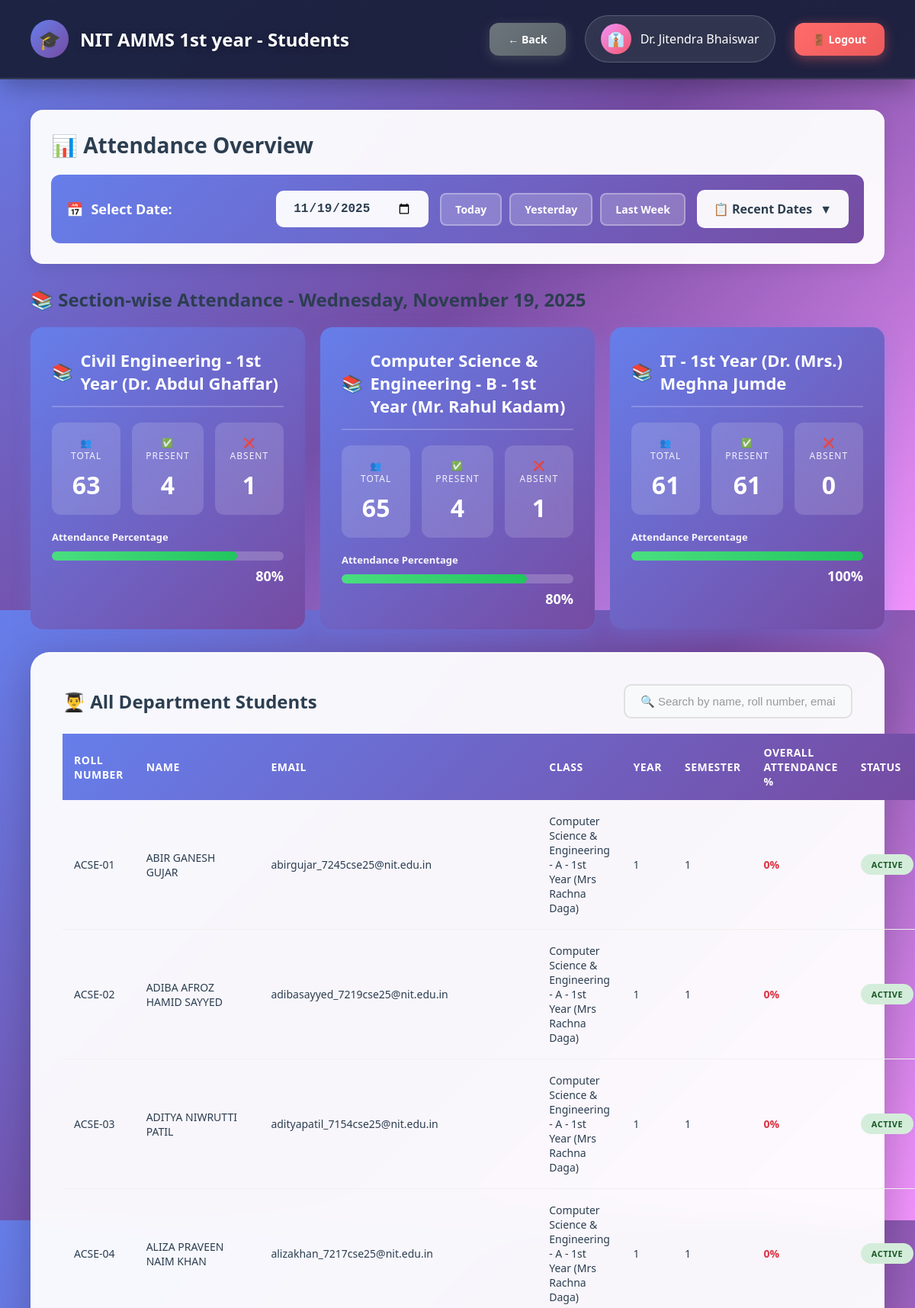
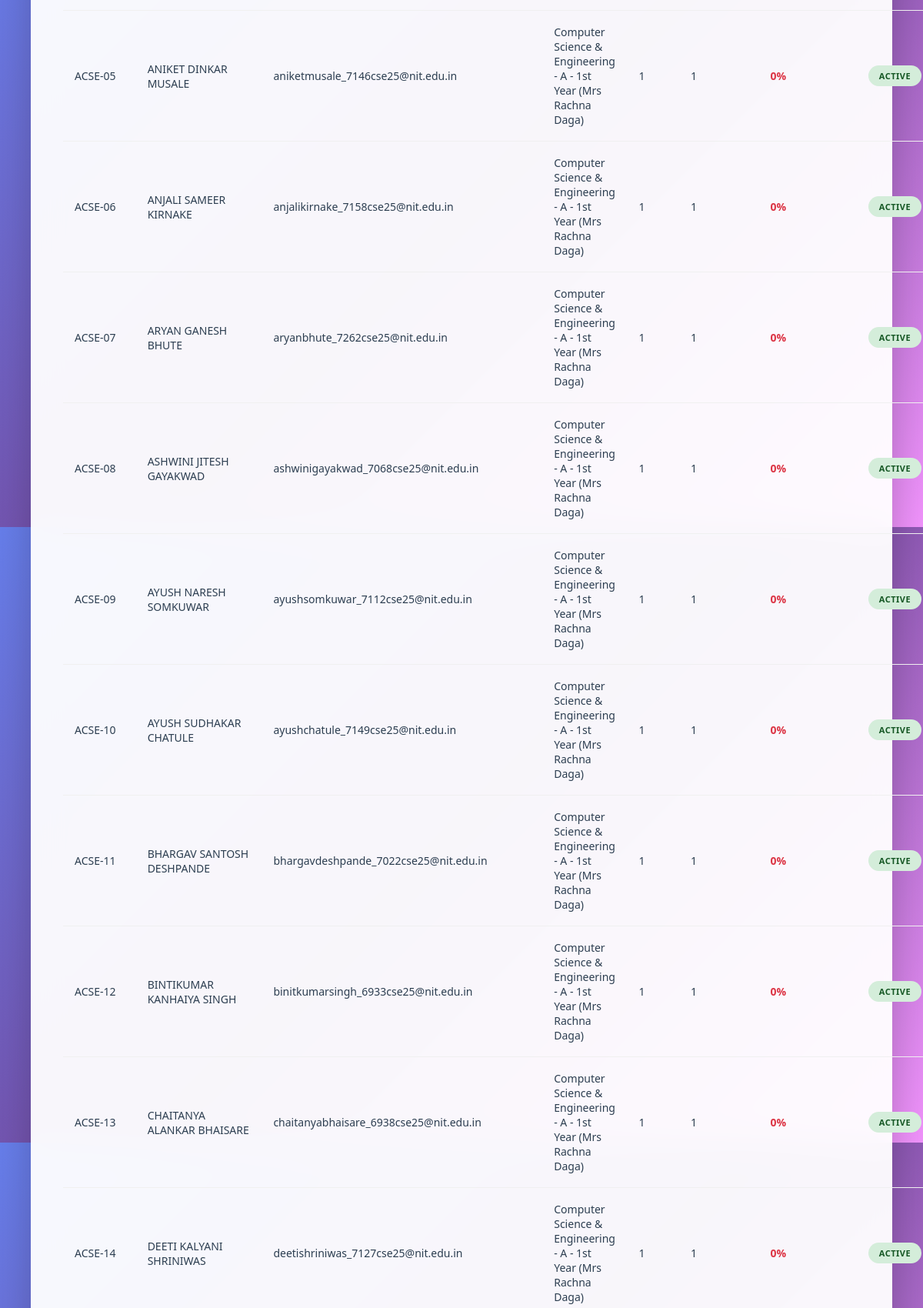
The page /hod/view_students.php?date=2025-11-19 (signed in, upper part) on the database its author committed (2 pictures, top to bottom).
### tables this page shows
CREATE TABLE `departments` (
  `id` int(11) NOT NULL,
  `dept_name` varchar(100) NOT NULL,
  `dept_code` varchar(20) NOT NULL,
  `hod_id` int(11) DEFAULT NULL,
  `created_at` timestamp NOT NULL DEFAULT current_timestamp()
);

CREATE TABLE `users` (
  `id` int(11) NOT NULL,
  `username` varchar(50) NOT NULL,
  `password` varchar(255) NOT NULL,
  `full_name` varchar(100) NOT NULL,
  `email` varchar(100) NOT NULL,
  `phone` varchar(15) DEFAULT NULL,
  `photo` varchar(255) DEFAULT NULL,
  `role` enum('admin','hod','teacher') NOT NULL,
  `department_id` int(11) DEFAULT NULL,
  `is_active` tinyint(1) DEFAULT 1,
  `created_at` timestamp NOT NULL DEFAULT current_timestamp()
);

CREATE TABLE `classes` (
  `id` int(11) NOT NULL,
  `class_name` varchar(100) NOT NULL,
  `department_id` int(11) NOT NULL,
  `year` int(11) NOT NULL,
  `section` varchar(10) NOT NULL,
  `teacher_id` int(11) NOT NULL,
  `semester` int(11) NOT NULL,
  `academic_year` varchar(20) NOT NULL,
  `created_at` timestamp NOT NULL DEFAULT current_timestamp()
);

### db.php (called while the page is built, shortened)
<?php
$conn = new mysqli(DB_HOST, DB_USER, DB_PASS, DB_NAME);
$conn->set_charset("utf8mb4");
$conn->query("SET time_zone = '+05:30'");
function isLoggedIn() {
    return isset($_SESSION['user_id']) && isset($_SESSION['role']);
}
function getCurrentUser() {
    global $conn;
    $user_id = $_SESSION['user_id'];
    $role = $_SESSION['role'];
    if ($role === 'student') {
        $query = "SELECT * FROM students WHERE id = ?";
    } elseif ($role === 'parent') {
        $query = "SELECT * FROM parents WHERE id = ?";
    } else {
        $query = "SELECT * FROM users WHERE id = ?";
    }
    $stmt = $conn->prepare($query);
    $stmt->bind_param("i", $user_id);
    $stmt->execute();
    $result = $stmt->get_result();
    return $result->fetch_assoc();
}
?>

### hod/view_students.php (the view, shortened to what this page needs)
<?php
require_once '../db.php';
$user = getCurrentUser();
$department_id = $_SESSION['department_id'];
$selected_date = isset($_GET['date']) ? $_GET['date'] : date('Y-m-d');
$dept_query = "SELECT * FROM departments WHERE id = ?";
$stmt = $conn->prepare($dept_query);
$stmt->bind_param("i", $department_id);
$stmt->execute();
$department = $stmt->get_result()->fetch_assoc();
$available_dates_query = "SELECT DISTINCT DATE(sa.attendance_date) as date
FROM student_attendance sa
INNER JOIN students s ON sa.student_id = s.id
WHERE s.department_id = ?
ORDER BY date DESC
LIMIT 90";
$stmt = $conn->prepare($available_dates_query);
$stmt->bind_param("i", $department_id);
$stmt->execute();
$available_dates_result = $stmt->get_result();
$available_dates = [];
while ($row = $available_dates_result->fetch_assoc()) {
    $available_dates[] = $row['date'];
}
$section_summary_query = "SELECT
    c.class_name,
    c.id as class_id,
    COUNT(DISTINCT s.id) as total_students,
    COALESCE(SUM(CASE WHEN sa.status = 'present' AND DATE(sa.attendance_date) = ? THEN 1 ELSE 0 END), 0) as daily_present,
    COALESCE(SUM(CASE WHEN sa.status = 'absent' AND DATE(sa.attendance_date) = ? THEN 1 ELSE 0 END), 0) as daily_absent,
    COALESCE(SUM(CASE WHEN DATE(sa.attendance_date) = ? THEN 1 ELSE 0 END), 0) as daily_total
FROM classes c
LEFT JOIN students s ON c.id = s.class_id AND s.is_active = 1 AND s.department_id = ?
LEFT JOIN student_attendance sa ON s.id = sa.student_id
WHERE c.department_id = ?
GROUP BY c.id, c.class_name
HAVING daily_total > 0
ORDER BY c.class_name";
$stmt = $conn->prepare($section_summary_query);
$stmt->bind_param("sssii", $selected_date, $selected_date, $selected_date, $department_id, $department_id);
$stmt->execute();
$section_summary = $stmt->get_result();
$students_query = "SELECT s.*, c.class_name,
                   (SELECT COUNT(*) FROM student_attendance WHERE student_id = s.id) as total_attendance,
                   (SELECT COUNT(*) FROM student_attendance WHERE student_id = s.id AND status = 'present') as present_count
                   FROM students s
                   LEFT JOIN classes c ON s.class_id = c.id
                   WHERE s.department_id = ? AND s.is_active = 1
                   ORDER BY s.roll_number";
$stmt = $conn->prepare($students_query);
$stmt->bind_param("i", $department_id);
$stmt->execute();
$students = $stmt->get_result();
?>
<!DOCTYPE html>
<html lang="en">
<head>
</head>
<body>
    <div class="particles" id="particles"></div>
    <nav class="navbar">
        <div class="navbar-brand">
            <div class="navbar-logo">🎓</div>
            <h1>NIT AMMS <?php echo htmlspecialchars($department['dept_name']); ?> - Students</h1>
        </div>
        <div class="user-info">
            <a href="index.php" class="btn btn-secondary">← Back</a>
            <div class="user-profile">
                <div class="user-avatar">👔</div>
                <span><?php echo htmlspecialchars($user['full_name']); ?></span>
            </div>
            <a href="../logout.php" class="btn btn-danger">🚪 Logout</a>
        </div>
    </nav>
    <div class="main-content">
        <div class="page-header">
            <h2>📊 Attendance Overview</h2>
            <div class="date-picker-section">
                <div class="date-picker-label">
                    <span>📅</span>
                    <span>Select Date:</span>
                </div>
                <div class="date-controls">
                    <div class="date-input-wrapper">
                        <input type="date"
                               class="date-input"
                               id="dateInput"
                               value="<?php echo $selected_date; ?>"
                               max="<?php echo date('Y-m-d'); ?>"
                               onchange="window.location.href='?date=' + this.value">
                    </div>
                    <div class="quick-dates">
                        <a href="?date=<?php echo date('Y-m-d'); ?>"
                           class="quick-date-btn <?php echo $selected_date === date('Y-m-d') ? 'active' : ''; ?>">
                            Today
                        </a>
                        <a href="?date=<?php echo date('Y-m-d', strtotime('-1 day')); ?>"
                           class="quick-date-btn <?php echo $selected_date === date('Y-m-d', strtotime('-1 day')) ? 'active' : ''; ?>">
                            Yesterday
                        </a>
                        <a href="?date=<?php echo date('Y-m-d', strtotime('-7 days')); ?>"
                           class="quick-date-btn <?php echo $selected_date === date('Y-m-d', strtotime('-7 days')) ? 'active' : ''; ?>">
                            Last Week
                        </a>
                    </div>
                    <?php if (count($available_dates) > 0): ?>
                    <div class="available-dates-dropdown">
                        <div class="dropdown-btn">
                            📋 Recent Dates
                            <span>▼</span>
                        </div>
                    </div>
                    <?php endif; ?>
                </div>
            </div>
        </div>
        <div class="summary-section">
            <h3>📚 Section-wise Attendance - <?php echo date('l, F d, Y', strtotime($selected_date)); ?></h3>
            <?php if ($section_summary->num_rows > 0): ?>
                <div class="summary-grid">
                    <?php while ($section = $section_summary->fetch_assoc()):
                        $daily_percentage = $section['daily_total'] > 0
                            ? round(($section['daily_present'] / $section['daily_total']) * 100, 1)
                            : 0;
                    ?>
                    <div class="summary-card">
                        <h4>
                            <span>📚</span>
                            <?php echo htmlspecialchars($section['class_name']); ?>
                        </h4>
                        <div class="stats-grid">
                            <div class="stat-box">
                                <div class="stat-label">👥 Total</div>
                                <div class="stat-value"><?php echo $section['total_students']; ?></div>
                            </div>
                            <div class="stat-box">
                                <div class="stat-label">✅ Present</div>
                                <div class="stat-value"><?php echo $section['daily_present']; ?></div>
                            </div>
                            <div class="stat-box">
                                <div class="stat-label">❌ Absent</div>
                                <div class="stat-value"><?php echo $section['daily_absent']; ?></div>
                            </div>
                        </div>
                        <div class="progress-section">
                            <div class="progress-label">Attendance Percentage</div>
                            <div class="progress-bar-container">
                                <div class="progress-bar" style="width: <?php echo $daily_percentage; ?>%"></div>
                            </div>
                            <div class="progress-percentage"><?php echo $daily_percentage; ?>%</div>
                        </div>
                    </div>
                    <?php endwhile; ?>
                </div>
            <?php endif; ?>
        </div>
        <div class="table-container">
            <div style="display: flex; justify-content: space-between; align-items: center; margin-bottom: 20px; flex-wrap: wrap; gap: 15px;">
                <h3 style="margin: 0;">👨‍🎓 All Department Students</h3>
                <div class="search-box">
                    <input type="text"
                           id="searchInput"
                           placeholder="🔍 Search by name, roll number, email..."
                           class="search-input">
                </div>
            </div>
            <?php if ($students->num_rows > 0): ?>
                <table id="studentsTable">
                    <thead>
                        <tr>
                            <th>Roll Number</th>
                            <th>Name</th>
                            <th>Email</th>
                            <th>Class</th>
                            <th>Year</th>
                            <th>Semester</th>
                            <th>Overall Attendance %</th>
                            <th>Status</th>
                        </tr>
                    </thead>
                    <tbody>
                        <?php while ($student = $students->fetch_assoc()):
                            $attendance_percentage = $student['total_attendance'] > 0
                                ? round(($student['present_count'] / $student['total_attendance']) * 100, 2)
                                : 0;
                        ?>
                        <tr>
                            <td><?php echo htmlspecialchars($student['roll_number']); ?></td>
                            <td><?php echo htmlspecialchars($student['full_name']); ?></td>
                            <td><?php echo htmlspecialchars($student['email']); ?></td>
                            <td><?php echo htmlspecialchars($student['class_name']); ?></td>
                            <td><?php echo $student['year']; ?></td>
                            <td><?php echo $student['semester']; ?></td>
                            <td>
                                <strong style="color: <?php echo $attendance_percentage >= 75 ? '#28a745' : '#dc3545'; ?>">
                                    <?php echo $attendance_percentage; ?>%
                                </strong>
                            </td>
                            <td><span class="badge badge-success">Active</span></td>
                        </tr>
                        <?php endwhile; ?>
                    </tbody>
                </table>
            <?php else: ?>
                <div class="alert alert-info">No students found in this department.</div>
            <?php endif; ?>
        </div>
    </div>
</body>
</html>

### rows shown on the page
departments: dept_name "1st year"
users: full_name "Dr. Jitendra Bhaiswar"
classes: class_name "Civil Engineering - 1st Year (Dr. Abdul Ghaffar)", total_students "63", daily_present "4", daily_absent "1", daily_percentage "80"
classes: class_name "Computer Science & Engineering - B - 1st Year (Mr. Rahul Kadam)", total_students "65", daily_present "4", daily_absent "1", daily_percentage "80"
classes: class_name "IT - 1st Year (Dr. (Mrs.) Meghna Jumde", total_students "61", daily_present "61", daily_absent "0", daily_percentage "100"

### other values the page prints
date('l, F d, Y', strtotime($selected_date)) "Wednesday, November 19, 2025"
$student['roll_number'] "ACSE-01"
$student['full_name'] "ABIR GANESH GUJAR"
$student['email'] "abirgujar_7245cse25@nit.edu.in"
$student['class_name'] "Computer Science & Engineering - A - 1st Year (Mrs Rachna Daga)"
$student['year'] "1"
$student['semester'] "1"
$attendance_percentage "0"
$student['roll_number'] "ACSE-02"
$student['full_name'] "ADIBA AFROZ HAMID SAYYED"
$student['email'] "adibasayyed_7219cse25@nit.edu.in"
$student['roll_number'] "ACSE-03"
$student['full_name'] "ADITYA NIWRUTTI PATIL"
$student['email'] "adityapatil_7154cse25@nit.edu.in"
$student['roll_number'] "ACSE-04"
